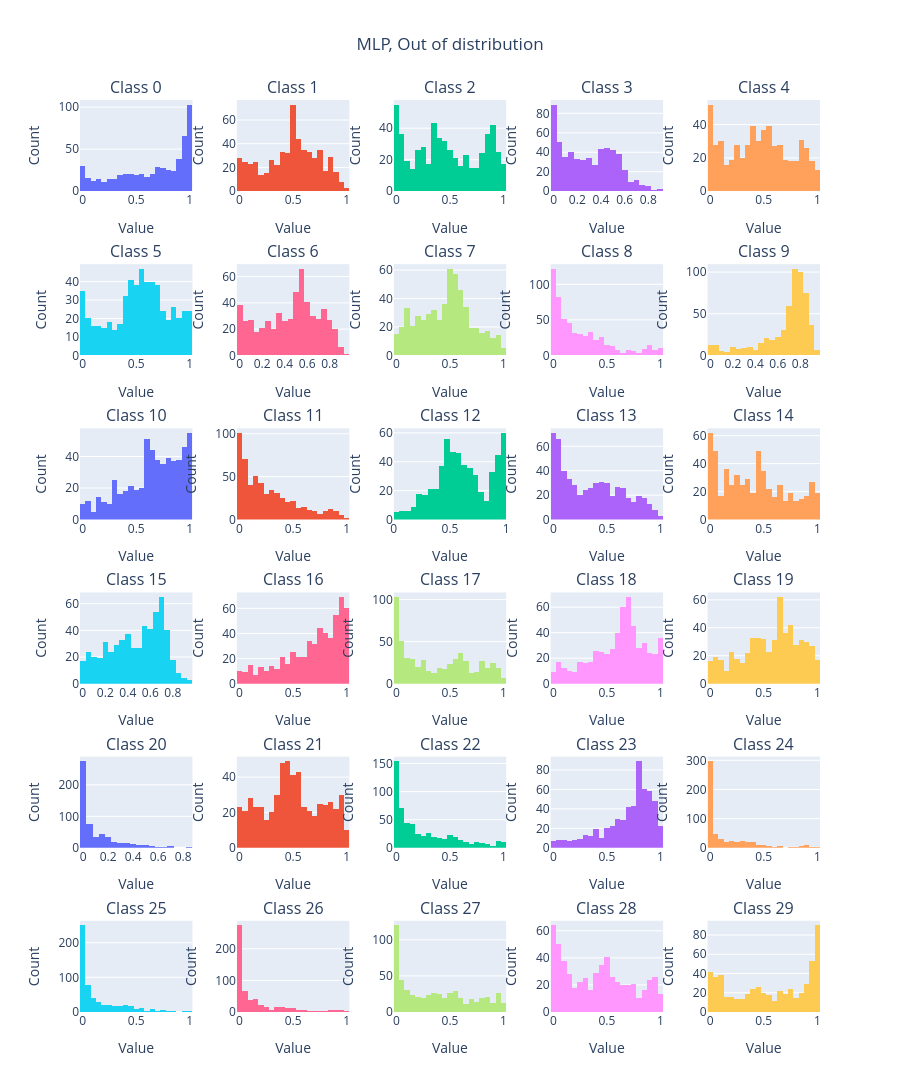

The code cell stored with this chart in its notebook:
### Code cell
preds_array = np.array([pred.detach().numpy() if torch.is_tensor(pred) else pred for pred in preds_conf])

# preds_array should now have shape (n_samples, 30)
print(f"Predictions array shape: {preds_array.shape}")

# Create subplots - 6 rows x 5 columns for 30 histograms
fig = make_subplots(
    rows=6, cols=5,
    subplot_titles=[f'Class {i}' for i in range(30)],
    vertical_spacing=0.08,
    horizontal_spacing=0.06
)

# Create histogram for each column
for i in range(30):
    row = i // 5 + 1  # Calculate row (1-indexed)
    col = i % 5 + 1   # Calculate column (1-indexed)

    # Add histogram trace
    fig.add_trace(
        go.Histogram(
            x=preds_array[:, i],
            nbinsx=20,  # Number of bins
            name=f'Col {i}',
            showlegend=False
        ),
        row=row, col=col
    )

# Update layout
fig.update_layout(
    title_text="MLP, Out of distribution",
    title_x=0.5,
    height=1200,  # Adjust height as needed
    showlegend=False
)

# Update x and y axis labels
fig.update_xaxes(title_text="Value")
fig.update_yaxes(title_text="Count")

# Show the plot
fig.show()
fig.write_image('/Users/jkosciukiewicz/Developer/UJ/Projects/HCS-DFC/historgrams/MLP_OUT_BRAY.png', height=1200, width=1600)

### Figure 1 — Plotly figure (JSON) as saved in the notebook; plotly's stock layout.template omitted (floating-point values rounded to 4 significant figures; data arrays with more than 128 entries replaced by an {"elided": "..."} marker saying what was removed)
{"data": [{"name": "Col 0", "nbinsx": 20, "showlegend": false, "x": {"elided": "564 float values"}, "type": "histogram", "xaxis": "x", "yaxis": "y"}, {"name": "Col 1", "nbinsx": 20, "showlegend": false, "x": {"elided": "564 float values"}, "type": "histogram", "xaxis": "x2", "yaxis": "y2"}, {"name": "Col 2", "nbinsx": 20, "showlegend": false, "x": {"elided": "564 float values"}, "type": "histogram", "xaxis": "x3", "yaxis": "y3"}, {"name": "Col 3", "nbinsx": 20, "showlegend": false, "x": {"elided": "564 float values"}, "type": "histogram", "xaxis": "x4", "yaxis": "y4"}, {"name": "Col 4", "nbinsx": 20, "showlegend": false, "x": {"elided": "564 float values"}, "type": "histogram", "xaxis": "x5", "yaxis": "y5"}, {"name": "Col 5", "nbinsx": 20, "showlegend": false, "x": {"elided": "564 float values"}, "type": "histogram", "xaxis": "x6", "yaxis": "y6"}, {"name": "Col 6", "nbinsx": 20, "showlegend": false, "x": {"elided": "564 float values"}, "type": "histogram", "xaxis": "x7", "yaxis": "y7"}, {"name": "Col 7", "nbinsx": 20, "showlegend": false, "x": {"elided": "564 float values"}, "type": "histogram", "xaxis": "x8", "yaxis": "y8"}, {"name": "Col 8", "nbinsx": 20, "showlegend": false, "x": {"elided": "564 float values"}, "type": "histogram", "xaxis": "x9", "yaxis": "y9"}, {"name": "Col 9", "nbinsx": 20, "showlegend": false, "x": {"elided": "564 float values"}, "type": "histogram", "xaxis": "x10", "yaxis": "y10"}, {"name": "Col 10", "nbinsx": 20, "showlegend": false, "x": {"elided": "564 float values"}, "type": "histogram", "xaxis": "x11", "yaxis": "y11"}, {"name": "Col 11", "nbinsx": 20, "showlegend": false, "x": {"elided": "564 float values"}, "type": "histogram", "xaxis": "x12", "yaxis": "y12"}, {"name": "Col 12", "nbinsx": 20, "showlegend": false, "x": {"elided": "564 float values"}, "type": "histogram", "xaxis": "x13", "yaxis": "y13"}, {"name": "Col 13", "nbinsx": 20, "showlegend": false, "x": {"elided": "564 float values"}, "type": "histogram", "xaxis": "x14", "yaxis": "y14"}, {"name": "Col 14", "nbinsx": 20, "showlegend": false, "x": {"elided": "564 float values"}, "type": "histogram", "xaxis": "x15", "yaxis": "y15"}, {"name": "Col 15", "nbinsx": 20, "showlegend": false, "x": {"elided": "564 float values"}, "type": "histogram", "xaxis": "x16", "yaxis": "y16"}, {"name": "Col 16", "nbinsx": 20, "showlegend": false, "x": {"elided": "564 float values"}, "type": "histogram", "xaxis": "x17", "yaxis": "y17"}, {"name": "Col 17", "nbinsx": 20, "showlegend": false, "x": {"elided": "564 float values"}, "type": "histogram", "xaxis": "x18", "yaxis": "y18"}, {"name": "Col 18", "nbinsx": 20, "showlegend": false, "x": {"elided": "564 float values"}, "type": "histogram", "xaxis": "x19", "yaxis": "y19"}, {"name": "Col 19", "nbinsx": 20, "showlegend": false, "x": {"elided": "564 float values"}, "type": "histogram", "xaxis": "x20", "yaxis": "y20"}, {"name": "Col 20", "nbinsx": 20, "showlegend": false, "x": {"elided": "564 float values"}, "type": "histogram", "xaxis": "x21", "yaxis": "y21"}, {"name": "Col 21", "nbinsx": 20, "showlegend": false, "x": {"elided": "564 float values"}, "type": "histogram", "xaxis": "x22", "yaxis": "y22"}, {"name": "Col 22", "nbinsx": 20, "showlegend": false, "x": {"elided": "564 float values"}, "type": "histogram", "xaxis": "x23", "yaxis": "y23"}, {"name": "Col 23", "nbinsx": 20, "showlegend": false, "x": {"elided": "564 float values"}, "type": "histogram", "xaxis": "x24", "yaxis": "y24"}, {"name": "Col 24", "nbinsx": 20, "showlegend": false, "x": {"elided": "564 float values"}, "type": "histogram", "xaxis": "x25", "yaxis": "y25"}, {"name": "Col 25", "nbinsx": 20, "showlegend": false, "x": {"elided": "564 float values"}, "type": "histogram", "xaxis": "x26", "yaxis": "y26"}, {"name": "Col 26", "nbinsx": 20, "showlegend": false, "x": {"elided": "564 float values"}, "type": "histogram", "xaxis": "x27", "yaxis": "y27"}, {"name": "Col 27", "nbinsx": 20, "showlegend": false, "x": {"elided": "564 float values"}, "type": "histogram", "xaxis": "x28", "yaxis": "y28"}, {"name": "Col 28", "nbinsx": 20, "showlegend": false, "x": {"elided": "564 float values"}, "type": "histogram", "xaxis": "x29", "yaxis": "y29"}, {"name": "Col 29", "nbinsx": 20, "showlegend": false, "x": {"elided": "564 float values"}, "type": "histogram", "xaxis": "x30", "yaxis": "y30"}], "layout": {"xaxis": {"anchor": "y", "domain": [0.0, 0.152], "title": {"text": "Value"}}, "yaxis": {"anchor": "x", "domain": [0.9, 1.0], "title": {"text": "Count"}}, "xaxis2": {"anchor": "y2", "domain": [0.212, 0.364], "title": {"text": "Value"}}, "yaxis2": {"anchor": "x2", "domain": [0.9, 1.0], "title": {"text": "Count"}}, "xaxis3": {"anchor": "y3", "domain": [0.424, 0.576], "title": {"text": "Value"}}, "yaxis3": {"anchor": "x3", "domain": [0.9, 1.0], "title": {"text": "Count"}}, "xaxis4": {"anchor": "y4", "domain": [0.636, 0.788], "title": {"text": "Value"}}, "yaxis4": {"anchor": "x4", "domain": [0.9, 1.0], "title": {"text": "Count"}}, "xaxis5": {"anchor": "y5", "domain": [0.848, 1.0], "title": {"text": "Value"}}, "yaxis5": {"anchor": "x5", "domain": [0.9, 1.0], "title": {"text": "Count"}}, "xaxis6": {"anchor": "y6", "domain": [0.0, 0.152], "title": {"text": "Value"}}, "yaxis6": {"anchor": "x6", "domain": [0.72, 0.82], "title": {"text": "Count"}}, "xaxis7": {"anchor": "y7", "domain": [0.212, 0.364], "title": {"text": "Value"}}, "yaxis7": {"anchor": "x7", "domain": [0.72, 0.82], "title": {"text": "Count"}}, "xaxis8": {"anchor": "y8", "domain": [0.424, 0.576], "title": {"text": "Value"}}, "yaxis8": {"anchor": "x8", "domain": [0.72, 0.82], "title": {"text": "Count"}}, "xaxis9": {"anchor": "y9", "domain": [0.636, 0.788], "title": {"text": "Value"}}, "yaxis9": {"anchor": "x9", "domain": [0.72, 0.82], "title": {"text": "Count"}}, "xaxis10": {"anchor": "y10", "domain": [0.848, 1.0], "title": {"text": "Value"}}, "yaxis10": {"anchor": "x10", "domain": [0.72, 0.82], "title": {"text": "Count"}}, "xaxis11": {"anchor": "y11", "domain": [0.0, 0.152], "title": {"text": "Value"}}, "yaxis11": {"anchor": "x11", "domain": [0.54, 0.64], "title": {"text": "Count"}}, "xaxis12": {"anchor": "y12", "domain": [0.212, 0.364], "title": {"text": "Value"}}, "yaxis12": {"anchor": "x12", "domain": [0.54, 0.64], "title": {"text": "Count"}}, "xaxis13": {"anchor": "y13", "domain": [0.424, 0.576], "title": {"text": "Value"}}, "yaxis13": {"anchor": "x13", "domain": [0.54, 0.64], "title": {"text": "Count"}}, "xaxis14": {"anchor": "y14", "domain": [0.636, 0.788], "title": {"text": "Value"}}, "yaxis14": {"anchor": "x14", "domain": [0.54, 0.64], "title": {"text": "Count"}}, "xaxis15": {"anchor": "y15", "domain": [0.848, 1.0], "title": {"text": "Value"}}, "yaxis15": {"anchor": "x15", "domain": [0.54, 0.64], "title": {"text": "Count"}}, "xaxis16": {"anchor": "y16", "domain": [0.0, 0.152], "title": {"text": "Value"}}, "yaxis16": {"anchor": "x16", "domain": [0.36, 0.46], "title": {"text": "Count"}}, "xaxis17": {"anchor": "y17", "domain": [0.212, 0.364], "title": {"text": "Value"}}, "yaxis17": {"anchor": "x17", "domain": [0.36, 0.46], "title": {"text": "Count"}}, "xaxis18": {"anchor": "y18", "domain": [0.424, 0.576], "title": {"text": "Value"}}, "yaxis18": {"anchor": "x18", "domain": [0.36, 0.46], "title": {"text": "Count"}}, "xaxis19": {"anchor": "y19", "domain": [0.636, 0.788], "title": {"text": "Value"}}, "yaxis19": {"anchor": "x19", "domain": [0.36, 0.46], "title": {"text": "Count"}}, "xaxis20": {"anchor": "y20", "domain": [0.848, 1.0], "title": {"text": "Value"}}, "yaxis20": {"anchor": "x20", "domain": [0.36, 0.46], "title": {"text": "Count"}}, "xaxis21": {"anchor": "y21", "domain": [0.0, 0.152], "title": {"text": "Value"}}, "yaxis21": {"anchor": "x21", "domain": [0.18, 0.28], "title": {"text": "Count"}}, "xaxis22": {"anchor": "y22", "domain": [0.212, 0.364], "title": {"text": "Value"}}, "yaxis22": {"anchor": "x22", "domain": [0.18, 0.28], "title": {"text": "Count"}}, "xaxis23": {"anchor": "y23", "domain": [0.424, 0.576], "title": {"text": "Value"}}, "yaxis23": {"anchor": "x23", "domain": [0.18, 0.28], "title": {"text": "Count"}}, "xaxis24": {"anchor": "y24", "domain": [0.636, 0.788], "title": {"text": "Value"}}, "yaxis24": {"anchor": "x24", "domain": [0.18, 0.28], "title": {"text": "Count"}}, "xaxis25": {"anchor": "y25", "domain": [0.848, 1.0], "title": {"text": "Value"}}, "yaxis25": {"anchor": "x25", "domain": [0.18, 0.28], "title": {"text": "Count"}}, "xaxis26": {"anchor": "y26", "domain": [0.0, 0.152], "title": {"text": "Value"}}, "yaxis26": {"anchor": "x26", "domain": [0.0, 0.1], "title": {"text": "Count"}}, "xaxis27": {"anchor": "y27", "domain": [0.212, 0.364], "title": {"text": "Value"}}, "yaxis27": {"anchor": "x27", "domain": [0.0, 0.1], "title": {"text": "Count"}}, "xaxis28": {"anchor": "y28", "domain": [0.424, 0.576], "title": {"text": "Value"}}, "yaxis28": {"anchor": "x28", "domain": [0.0, 0.1], "title": {"text": "Count"}}, "xaxis29": {"anchor": "y29", "domain": [0.636, 0.788], "title": {"text": "Value"}}, "yaxis29": {"anchor": "x29", "domain": [0.0, 0.1], "title": {"text": "Count"}}, "xaxis30": {"anchor": "y30", "domain": [0.848, 1.0], "title": {"text": "Value"}}, "yaxis30": {"anchor": "x30", "domain": [0.0, 0.1], "title": {"text": "Count"}}, "annotations": [{"font": {"size": 16}, "showarrow": false, "text": "Class 0", "x": 0.076, "xanchor": "center", "xref": "paper", "y": 1.0, "yanchor": "bottom", "yref": "paper"}, {"font": {"size": 16}, "showarrow": false, "text": "Class 1", "x": 0.288, "xanchor": "center", "xref": "paper", "y": 1.0, "yanchor": "bottom", "yref": "paper"}, {"font": {"size": 16}, "showarrow": false, "text": "Class 2", "x": 0.5, "xanchor": "center", "xref": "paper", "y": 1.0, "yanchor": "bottom", "yref": "paper"}, {"font": {"size": 16}, "showarrow": false, "text": "Class 3", "x": 0.712, "xanchor": "center", "xref": "paper", "y": 1.0, "yanchor": "bottom", "yref": "paper"}, {"font": {"size": 16}, "showarrow": false, "text": "Class 4", "x": 0.924, "xanchor": "center", "xref": "paper", "y": 1.0, "yanchor": "bottom", "yref": "paper"}, {"font": {"size": 16}, "showarrow": false, "text": "Class 5", "x": 0.076, "xanchor": "center", "xref": "paper", "y": 0.82, "yanchor": "bottom", "yref": "paper"}, {"font": {"size": 16}, "showarrow": false, "text": "Class 6", "x": 0.288, "xanchor": "center", "xref": "paper", "y": 0.82, "yanchor": "bottom", "yref": "paper"}, {"font": {"size": 16}, "showarrow": false, "text": "Class 7", "x": 0.5, "xanchor": "center", "xref": "paper", "y": 0.82, "yanchor": "bottom", "yref": "paper"}, {"font": {"size": 16}, "showarrow": false, "text": "Class 8", "x": 0.712, "xanchor": "center", "xref": "paper", "y": 0.82, "yanchor": "bottom", "yref": "paper"}, {"font": {"size": 16}, "showarrow": false, "text": "Class 9", "x": 0.924, "xanchor": "center", "xref": "paper", "y": 0.82, "yanchor": "bottom", "yref": "paper"}, {"font": {"size": 16}, "showarrow": false, "text": "Class 10", "x": 0.076, "xanchor": "center", "xref": "paper", "y": 0.64, "yanchor": "bottom", "yref": "paper"}, {"font": {"size": 16}, "showarrow": false, "text": "Class 11", "x": 0.288, "xanchor": "center", "xref": "paper", "y": 0.64, "yanchor": "bottom", "yref": "paper"}, {"font": {"size": 16}, "showarrow": false, "text": "Class 12", "x": 0.5, "xanchor": "center", "xref": "paper", "y": 0.64, "yanchor": "bottom", "yref": "paper"}, {"font": {"size": 16}, "showarrow": false, "text": "Class 13", "x": 0.712, "xanchor": "center", "xref": "paper", "y": 0.64, "yanchor": "bottom", "yref": "paper"}, {"font": {"size": 16}, "showarrow": false, "text": "Class 14", "x": 0.924, "xanchor": "center", "xref": "paper", "y": 0.64, "yanchor": "bottom", "yref": "paper"}, {"font": {"size": 16}, "showarrow": false, "text": "Class 15", "x": 0.076, "xanchor": "center", "xref": "paper", "y": 0.46, "yanchor": "bottom", "yref": "paper"}, {"font": {"size": 16}, "showarrow": false, "text": "Class 16", "x": 0.288, "xanchor": "center", "xref": "paper", "y": 0.46, "yanchor": "bottom", "yref": "paper"}, {"font": {"size": 16}, "showarrow": false, "text": "Class 17", "x": 0.5, "xanchor": "center", "xref": "paper", "y": 0.46, "yanchor": "bottom", "yref": "paper"}, {"font": {"size": 16}, "showarrow": false, "text": "Class 18", "x": 0.712, "xanchor": "center", "xref": "paper", "y": 0.46, "yanchor": "bottom", "yref": "paper"}, {"font": {"size": 16}, "showarrow": false, "text": "Class 19", "x": 0.924, "xanchor": "center", "xref": "paper", "y": 0.46, "yanchor": "bottom", "yref": "paper"}, {"font": {"size": 16}, "showarrow": false, "text": "Class 20", "x": 0.076, "xanchor": "center", "xref": "paper", "y": 0.28, "yanchor": "bottom", "yref": "paper"}, {"font": {"size": 16}, "showarrow": false, "text": "Class 21", "x": 0.288, "xanchor": "center", "xref": "paper", "y": 0.28, "yanchor": "bottom", "yref": "paper"}, {"font": {"size": 16}, "showarrow": false, "text": "Class 22", "x": 0.5, "xanchor": "center", "xref": "paper", "y": 0.28, "yanchor": "bottom", "yref": "paper"}, {"font": {"size": 16}, "showarrow": false, "text": "Class 23", "x": 0.712, "xanchor": "center", "xref": "paper", "y": 0.28, "yanchor": "bottom", "yref": "paper"}, {"font": {"size": 16}, "showarrow": false, "text": "Class 24", "x": 0.924, "xanchor": "center", "xref": "paper", "y": 0.28, "yanchor": "bottom", "yref": "paper"}, {"font": {"size": 16}, "showarrow": false, "text": "Class 25", "x": 0.076, "xanchor": "center", "xref": "paper", "y": 0.1, "yanchor": "bottom", "yref": "paper"}, {"font": {"size": 16}, "showarrow": false, "text": "Class 26", "x": 0.288, "xanchor": "center", "xref": "paper", "y": 0.1, "yanchor": "bottom", "yref": "paper"}, {"font": {"size": 16}, "showarrow": false, "text": "Class 27", "x": 0.5, "xanchor": "center", "xref": "paper", "y": 0.1, "yanchor": "bottom", "yref": "paper"}, {"font": {"size": 16}, "showarrow": false, "text": "Class 28", "x": 0.712, "xanchor": "center", "xref": "paper", "y": 0.1, "yanchor": "bottom", "yref": "paper"}, {"font": {"size": 16}, "showarrow": false, "text": "Class 29", "x": 0.924, "xanchor": "center", "xref": "paper", "y": 0.1, "yanchor": "bottom", "yref": "paper"}], "title": {"text": "MLP, Out of distribution", "x": 0.5}, "height": 1200, "showlegend": false}}
